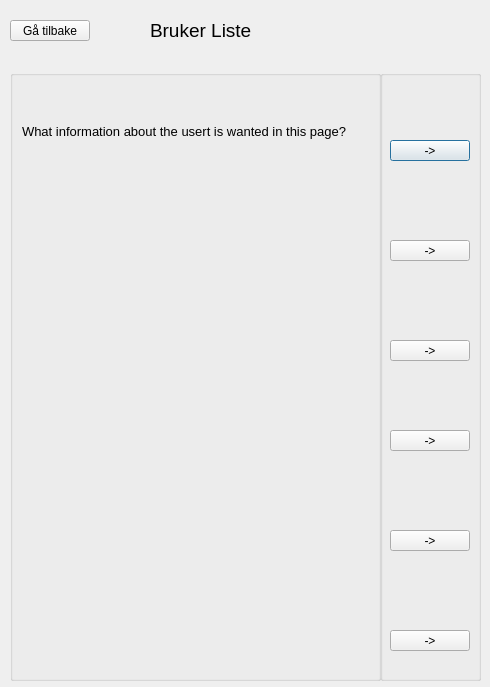
<?xml version="1.0" encoding="UTF-8"?>
<ui version="4.0">
 <class>patientDialog</class>
 <widget class="QDialog" name="patientDialog">
  <property name="geometry">
   <rect>
    <x>0</x>
    <y>0</y>
    <width>490</width>
    <height>687</height>
   </rect>
  </property>
  <property name="windowTitle">
   <string>Dialog</string>
  </property>
  <widget class="QGroupBox" name="groupBox">
   <property name="geometry">
    <rect>
     <x>10</x>
     <y>70</y>
     <width>371</width>
     <height>611</height>
    </rect>
   </property>
   <property name="title">
    <string/>
   </property>
   <layout class="QGridLayout" name="gridLayout">
    <item row="5" column="0">
     <widget class="QLabel" name="label_7">
      <property name="text">
       <string/>
      </property>
     </widget>
    </item>
    <item row="2" column="0">
     <widget class="QLabel" name="label_4">
      <property name="text">
       <string/>
      </property>
     </widget>
    </item>
    <item row="4" column="0">
     <widget class="QLabel" name="label_6">
      <property name="text">
       <string/>
      </property>
     </widget>
    </item>
    <item row="3" column="0">
     <widget class="QLabel" name="label_5">
      <property name="text">
       <string/>
      </property>
     </widget>
    </item>
    <item row="0" column="0">
     <widget class="QLabel" name="label">
      <property name="font">
       <font>
        <pointsize>10</pointsize>
       </font>
      </property>
      <property name="text">
       <string>What information about the usert is wanted in this page?</string>
      </property>
     </widget>
    </item>
    <item row="1" column="0">
     <widget class="QLabel" name="label_3">
      <property name="text">
       <string/>
      </property>
     </widget>
    </item>
   </layout>
  </widget>
  <widget class="QLabel" name="label_2">
   <property name="geometry">
    <rect>
     <x>150</x>
     <y>10</y>
     <width>211</width>
     <height>41</height>
    </rect>
   </property>
   <property name="font">
    <font>
     <pointsize>14</pointsize>
    </font>
   </property>
   <property name="text">
    <string>Bruker Liste</string>
   </property>
  </widget>
  <widget class="QGroupBox" name="groupBox_2">
   <property name="geometry">
    <rect>
     <x>380</x>
     <y>70</y>
     <width>101</width>
     <height>611</height>
    </rect>
   </property>
   <property name="title">
    <string/>
   </property>
   <widget class="QPushButton" name="pushButton">
    <property name="geometry">
     <rect>
      <x>10</x>
      <y>70</y>
      <width>80</width>
      <height>21</height>
     </rect>
    </property>
    <property name="text">
     <string>-&gt;</string>
    </property>
   </widget>
   <widget class="QPushButton" name="pushButton_2">
    <property name="geometry">
     <rect>
      <x>10</x>
      <y>170</y>
      <width>80</width>
      <height>21</height>
     </rect>
    </property>
    <property name="text">
     <string>-&gt;</string>
    </property>
   </widget>
   <widget class="QPushButton" name="pushButton_3">
    <property name="geometry">
     <rect>
      <x>10</x>
      <y>270</y>
      <width>80</width>
      <height>21</height>
     </rect>
    </property>
    <property name="text">
     <string>-&gt;</string>
    </property>
   </widget>
   <widget class="QPushButton" name="pushButton_4">
    <property name="geometry">
     <rect>
      <x>10</x>
      <y>360</y>
      <width>80</width>
      <height>21</height>
     </rect>
    </property>
    <property name="text">
     <string>-&gt;</string>
    </property>
   </widget>
   <widget class="QPushButton" name="pushButton_5">
    <property name="geometry">
     <rect>
      <x>10</x>
      <y>460</y>
      <width>80</width>
      <height>21</height>
     </rect>
    </property>
    <property name="text">
     <string>-&gt;</string>
    </property>
   </widget>
   <widget class="QPushButton" name="pushButton_6">
    <property name="geometry">
     <rect>
      <x>10</x>
      <y>560</y>
      <width>80</width>
      <height>21</height>
     </rect>
    </property>
    <property name="text">
     <string>-&gt;</string>
    </property>
   </widget>
  </widget>
  <widget class="QPushButton" name="pushButton_7">
   <property name="geometry">
    <rect>
     <x>10</x>
     <y>20</y>
     <width>80</width>
     <height>21</height>
    </rect>
   </property>
   <property name="text">
    <string>Gå tilbake</string>
   </property>
  </widget>
 </widget>
 <resources/>
 <connections/>
</ui>
